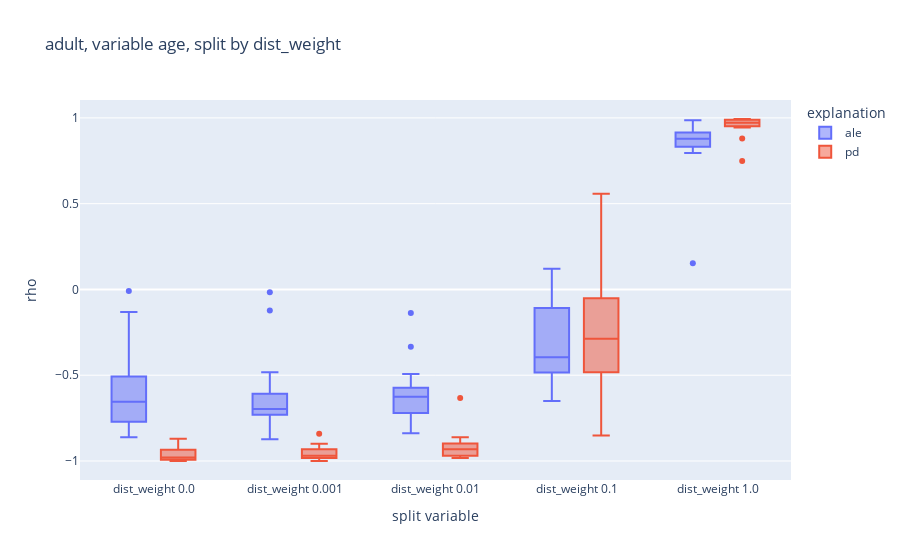
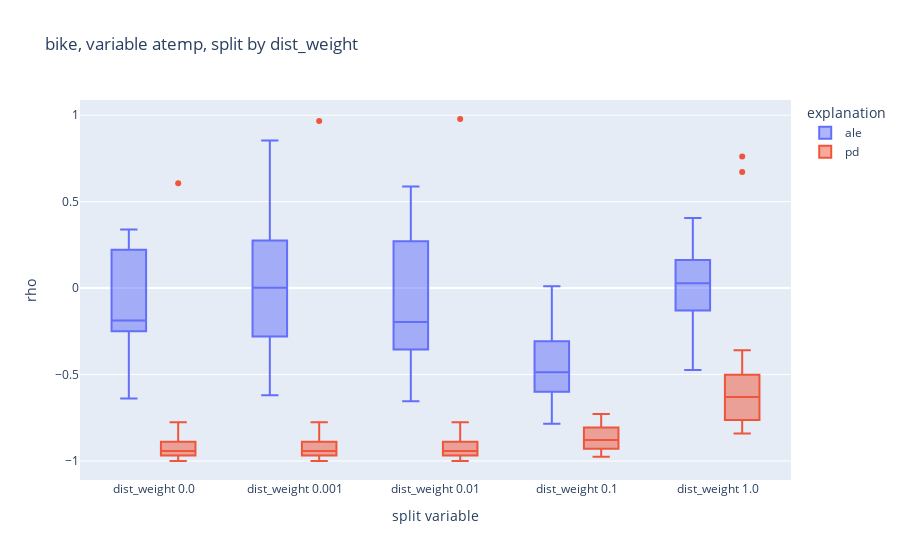
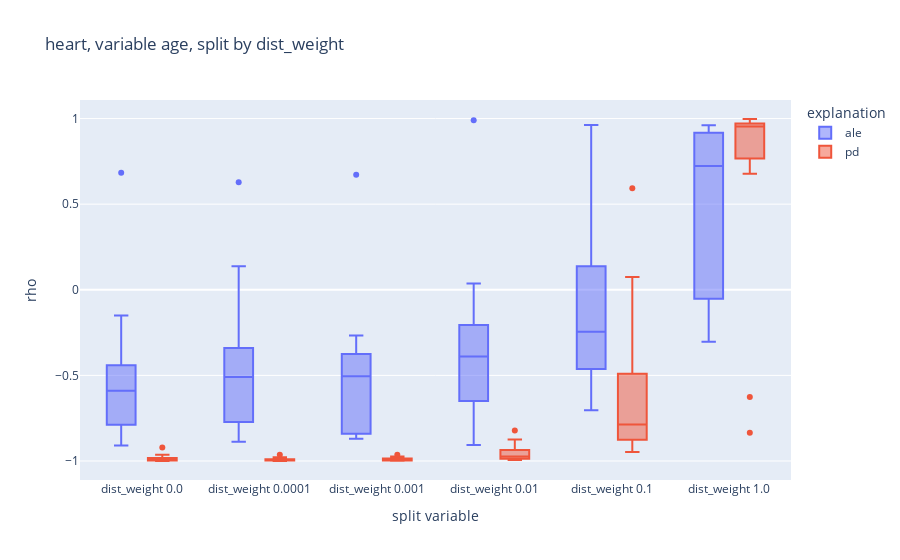
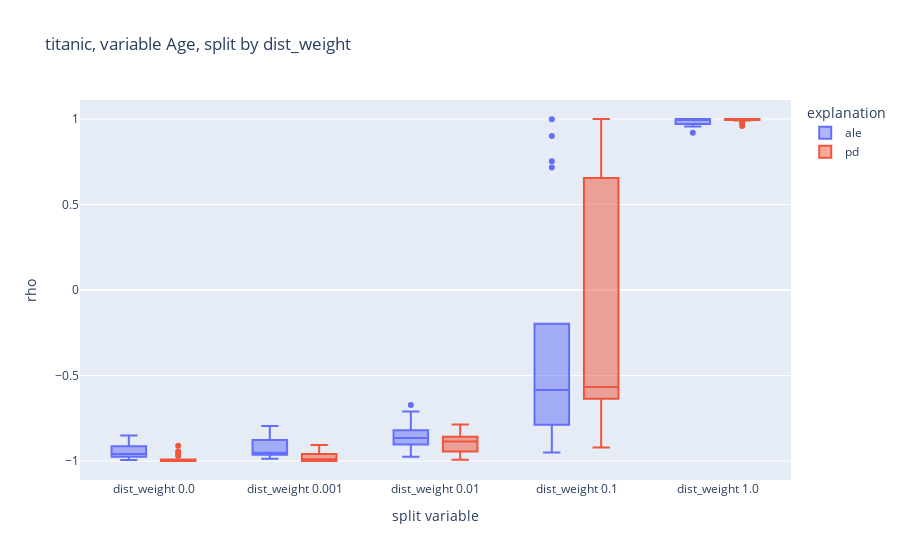

Notebook code for these charts, in order:
### Code cell
boxplots("dist_weight")

### Figure 1 — Plotly figure (JSON) as saved in the notebook; plotly's stock layout.template omitted (floating-point values rounded to 4 significant figures)
{"data": [{"alignmentgroup": "True", "hovertemplate": "explanation=ale<br>split variable=%{x}<br>rho=%{y}<extra></extra>", "legendgroup": "ale", "marker": {"color": "#636efa"}, "name": "ale", "notched": false, "offsetgroup": "ale", "orientation": "v", "quartilemethod": "exclusive", "showlegend": true, "type": "box", "x": ["dist_weight 0.0", "dist_weight 0.0", "dist_weight 0.0", "dist_weight 0.0", "dist_weight 0.0", "dist_weight 0.0", "dist_weight 0.0", "dist_weight 0.0", "dist_weight 0.0", "dist_weight 0.0", "dist_weight 0.0", "dist_weight 0.0", "dist_weight 0.0", "dist_weight 0.0", "dist_weight 0.0", "dist_weight 0.0", "dist_weight 0.0", "dist_weight 0.0", "dist_weight 0.001", "dist_weight 0.001", "dist_weight 0.001", "dist_weight 0.001", "dist_weight 0.001", "dist_weight 0.001", "dist_weight 0.001", "dist_weight 0.001", "dist_weight 0.001", "dist_weight 0.001", "dist_weight 0.001", "dist_weight 0.001", "dist_weight 0.001", "dist_weight 0.001", "dist_weight 0.001", "dist_weight 0.001", "dist_weight 0.001", "dist_weight 0.001", "dist_weight 0.01", "dist_weight 0.01", "dist_weight 0.01", "dist_weight 0.01", "dist_weight 0.01", "dist_weight 0.01", "dist_weight 0.01", "dist_weight 0.01", "dist_weight 0.01", "dist_weight 0.01", "dist_weight 0.01", "dist_weight 0.01", "dist_weight 0.01", "dist_weight 0.01", "dist_weight 0.01", "dist_weight 0.01", "dist_weight 0.01", "dist_weight 0.01", "dist_weight 0.1", "dist_weight 0.1", "dist_weight 0.1", "dist_weight 0.1", "dist_weight 0.1", "dist_weight 0.1", "dist_weight 0.1", "dist_weight 0.1", "dist_weight 0.1", "dist_weight 0.1", "dist_weight 0.1", "dist_weight 0.1", "dist_weight 0.1", "dist_weight 0.1", "dist_weight 0.1", "dist_weight 0.1", "dist_weight 0.1", "dist_weight 0.1", "dist_weight 1.0", "dist_weight 1.0", "dist_weight 1.0", "dist_weight 1.0", "dist_weight 1.0", "dist_weight 1.0", "dist_weight 1.0", "dist_weight 1.0", "dist_weight 1.0", "dist_weight 1.0", "dist_weight 1.0", "dist_weight 1.0", "dist_weight 1.0", "dist_weight 1.0", "dist_weight 1.0", "dist_weight 1.0", "dist_weight 1.0", "dist_weight 1.0"], "x0": " ", "xaxis": "x", "y": [-0.7141, -0.1319, -0.7713, -0.8609, -0.4399, -0.4932, -0.5945, -0.7245, -0.5205, -0.7427, -0.757, -0.5153, -0.8311, -0.7895, -0.009747, -0.5075, -0.5686, -0.7726, -0.7245, -0.1228, -0.7427, -0.7791, -0.64, -0.6192, -0.4828, -0.7297, -0.5634, -0.6933, -0.7115, -0.6959, -0.8726, -0.7297, -0.01624, -0.6972, -0.6075, -0.7206, -0.7544, -0.3346, -0.6621, -0.7245, -0.527, -0.5906, -0.4932, -0.6829, -0.5737, -0.5789, -0.7206, -0.6244, -0.8376, -0.7479, -0.1371, -0.6036, -0.627, -0.6673, 0.07992, -0.3424, -0.6504, -0.3788, -0.4503, -0.4035, -0.4841, -0.423, -0.3476, -0.05263, 0.0006498, -0.3866, -0.488, -0.6036, 0.1202, -0.1085, -0.4217, -0.6374, 0.9116, 0.8532, 0.1527, 0.883, 0.7947, 0.8025, 0.8532, 0.883, 0.8402, 0.9428, 0.9857, 0.8311, 0.9831, 0.8739, 0.9142, 0.9207, 0.9155, 0.8038], "y0": " ", "yaxis": "y"}, {"alignmentgroup": "True", "hovertemplate": "explanation=pd<br>split variable=%{x}<br>rho=%{y}<extra></extra>", "legendgroup": "pd", "marker": {"color": "#EF553B"}, "name": "pd", "notched": false, "offsetgroup": "pd", "orientation": "v", "quartilemethod": "exclusive", "showlegend": true, "type": "box", "x": ["dist_weight 0.0", "dist_weight 0.0", "dist_weight 0.0", "dist_weight 0.0", "dist_weight 0.0", "dist_weight 0.0", "dist_weight 0.0", "dist_weight 0.0", "dist_weight 0.0", "dist_weight 0.0", "dist_weight 0.0", "dist_weight 0.0", "dist_weight 0.0", "dist_weight 0.0", "dist_weight 0.0", "dist_weight 0.0", "dist_weight 0.0", "dist_weight 0.0", "dist_weight 0.001", "dist_weight 0.001", "dist_weight 0.001", "dist_weight 0.001", "dist_weight 0.001", "dist_weight 0.001", "dist_weight 0.001", "dist_weight 0.001", "dist_weight 0.001", "dist_weight 0.001", "dist_weight 0.001", "dist_weight 0.001", "dist_weight 0.001", "dist_weight 0.001", "dist_weight 0.001", "dist_weight 0.001", "dist_weight 0.001", "dist_weight 0.001", "dist_weight 0.01", "dist_weight 0.01", "dist_weight 0.01", "dist_weight 0.01", "dist_weight 0.01", "dist_weight 0.01", "dist_weight 0.01", "dist_weight 0.01", "dist_weight 0.01", "dist_weight 0.01", "dist_weight 0.01", "dist_weight 0.01", "dist_weight 0.01", "dist_weight 0.01", "dist_weight 0.01", "dist_weight 0.01", "dist_weight 0.01", "dist_weight 0.01", "dist_weight 0.1", "dist_weight 0.1", "dist_weight 0.1", "dist_weight 0.1", "dist_weight 0.1", "dist_weight 0.1", "dist_weight 0.1", "dist_weight 0.1", "dist_weight 0.1", "dist_weight 0.1", "dist_weight 0.1", "dist_weight 0.1", "dist_weight 0.1", "dist_weight 0.1", "dist_weight 0.1", "dist_weight 0.1", "dist_weight 0.1", "dist_weight 0.1", "dist_weight 1.0", "dist_weight 1.0", "dist_weight 1.0", "dist_weight 1.0", "dist_weight 1.0", "dist_weight 1.0", "dist_weight 1.0", "dist_weight 1.0", "dist_weight 1.0", "dist_weight 1.0", "dist_weight 1.0", "dist_weight 1.0", "dist_weight 1.0", "dist_weight 1.0", "dist_weight 1.0", "dist_weight 1.0", "dist_weight 1.0", "dist_weight 1.0"], "x0": " ", "xaxis": "x", "y": [-0.8701, -0.9779, -1, -0.9922, -0.9792, -0.9338, -0.9961, -0.9792, -0.9195, -0.9455, -0.9, -0.9506, -0.9948, -0.9818, -0.8974, -0.9805, -0.9922, -0.9805, -0.8416, -0.9675, -1, -0.9922, -0.9766, -0.9312, -0.9935, -0.9701, -0.9182, -0.939, -0.913, -0.9519, -0.9935, -0.9818, -0.9, -0.9636, -0.9805, -0.9714, -0.6325, -0.9156, -0.9818, -0.9805, -0.9519, -0.9065, -0.9831, -0.9545, -0.8948, -0.8974, -0.887, -0.9078, -0.9727, -0.9688, -0.861, -0.9169, -0.9545, -0.9468, 0.5584, -0.3584, -0.8519, -0.5662, -0.4831, -0.2312, -0.6052, -0.05195, -0.2455, 0.4636, 0.3805, -0.4727, -0.2623, -0.3117, -0.2416, 0.1026, -0.3714, -0.4948, 0.9896, 0.8792, 0.7481, 0.9649, 0.9506, 0.9714, 0.9442, 0.9896, 0.9545, 0.987, 0.9935, 0.9896, 0.9922, 0.9896, 0.9481, 0.9831, 0.9727, 0.961], "y0": " ", "yaxis": "y"}], "layout": {"boxmode": "group", "legend": {"title": {"text": "explanation"}, "tracegroupgap": 0}, "title": {"text": "adult, variable age, split by dist_weight"}, "xaxis": {"anchor": "y", "domain": [0, 1], "title": {"text": "split variable"}}, "yaxis": {"anchor": "x", "domain": [0, 1], "title": {"text": "rho"}}}}

### Figure 2 — Plotly figure (JSON) as saved in the notebook; plotly's stock layout.template omitted (floating-point values rounded to 4 significant figures)
{"data": [{"alignmentgroup": "True", "hovertemplate": "explanation=ale<br>split variable=%{x}<br>rho=%{y}<extra></extra>", "legendgroup": "ale", "marker": {"color": "#636efa"}, "name": "ale", "notched": false, "offsetgroup": "ale", "orientation": "v", "quartilemethod": "exclusive", "showlegend": true, "type": "box", "x": ["dist_weight 0.0", "dist_weight 0.0", "dist_weight 0.0", "dist_weight 0.0", "dist_weight 0.0", "dist_weight 0.0", "dist_weight 0.0", "dist_weight 0.0", "dist_weight 0.0", "dist_weight 0.0", "dist_weight 0.0", "dist_weight 0.0", "dist_weight 0.0", "dist_weight 0.0", "dist_weight 0.0", "dist_weight 0.0", "dist_weight 0.0", "dist_weight 0.0", "dist_weight 0.001", "dist_weight 0.001", "dist_weight 0.001", "dist_weight 0.001", "dist_weight 0.001", "dist_weight 0.001", "dist_weight 0.001", "dist_weight 0.001", "dist_weight 0.001", "dist_weight 0.001", "dist_weight 0.001", "dist_weight 0.001", "dist_weight 0.001", "dist_weight 0.001", "dist_weight 0.001", "dist_weight 0.001", "dist_weight 0.001", "dist_weight 0.001", "dist_weight 0.01", "dist_weight 0.01", "dist_weight 0.01", "dist_weight 0.01", "dist_weight 0.01", "dist_weight 0.01", "dist_weight 0.01", "dist_weight 0.01", "dist_weight 0.01", "dist_weight 0.01", "dist_weight 0.01", "dist_weight 0.01", "dist_weight 0.01", "dist_weight 0.01", "dist_weight 0.01", "dist_weight 0.01", "dist_weight 0.01", "dist_weight 0.01", "dist_weight 0.1", "dist_weight 0.1", "dist_weight 0.1", "dist_weight 0.1", "dist_weight 0.1", "dist_weight 0.1", "dist_weight 0.1", "dist_weight 0.1", "dist_weight 0.1", "dist_weight 0.1", "dist_weight 0.1", "dist_weight 0.1", "dist_weight 0.1", "dist_weight 0.1", "dist_weight 0.1", "dist_weight 0.1", "dist_weight 0.1", "dist_weight 0.1", "dist_weight 1.0", "dist_weight 1.0", "dist_weight 1.0", "dist_weight 1.0", "dist_weight 1.0", "dist_weight 1.0", "dist_weight 1.0", "dist_weight 1.0", "dist_weight 1.0", "dist_weight 1.0", "dist_weight 1.0", "dist_weight 1.0", "dist_weight 1.0", "dist_weight 1.0", "dist_weight 1.0", "dist_weight 1.0", "dist_weight 1.0", "dist_weight 1.0"], "x0": " ", "xaxis": "x", "y": [-0.1987, -0.2502, 0.3385, -0.6385, -0.1886, 0.1717, -0.6214, -0.1854, 0.2688, -0.566, 0.04628, 0.2224, -0.2978, 0.2724, 0.136, 0.325, -0.2432, -0.2008, -0.1878, -0.1306, 0.3385, -0.4278, 0.08772, 0.1709, -0.6192, -0.1126, 0.5647, -0.5348, -0.3593, 0.527, -0.2801, 0.2749, 0.1391, 0.8541, -0.01625, 0.02144, -0.1878, -0.1293, 0.3229, -0.2203, -0.3021, 0.4971, -0.6543, -0.1098, 0.271, -0.6023, -0.3593, -0.06823, -0.4204, 0.2749, -0.2749, 0.588, -0.2034, -0.3554, -0.5984, -0.553, -0.09162, -0.7843, -0.5062, 0.01105, -0.7154, -0.527, -0.08252, -0.6023, -0.3073, -0.1761, -0.384, -0.5997, -0.4087, -0.6491, -0.4685, -0.4022, -0.102, -0.1293, 0.06043, 0.1176, 0.1618, 0.1592, -0.4737, -0.04353, 0.03574, -0.4503, -0.01624, 0.2216, 0.3996, 0.167, -0.4243, 0.4048, -0.2554, 0.02144], "y0": " ", "yaxis": "y"}, {"alignmentgroup": "True", "hovertemplate": "explanation=pd<br>split variable=%{x}<br>rho=%{y}<extra></extra>", "legendgroup": "pd", "marker": {"color": "#EF553B"}, "name": "pd", "notched": false, "offsetgroup": "pd", "orientation": "v", "quartilemethod": "exclusive", "showlegend": true, "type": "box", "x": ["dist_weight 0.0", "dist_weight 0.0", "dist_weight 0.0", "dist_weight 0.0", "dist_weight 0.0", "dist_weight 0.0", "dist_weight 0.0", "dist_weight 0.0", "dist_weight 0.0", "dist_weight 0.0", "dist_weight 0.0", "dist_weight 0.0", "dist_weight 0.0", "dist_weight 0.0", "dist_weight 0.0", "dist_weight 0.0", "dist_weight 0.0", "dist_weight 0.0", "dist_weight 0.001", "dist_weight 0.001", "dist_weight 0.001", "dist_weight 0.001", "dist_weight 0.001", "dist_weight 0.001", "dist_weight 0.001", "dist_weight 0.001", "dist_weight 0.001", "dist_weight 0.001", "dist_weight 0.001", "dist_weight 0.001", "dist_weight 0.001", "dist_weight 0.001", "dist_weight 0.001", "dist_weight 0.001", "dist_weight 0.001", "dist_weight 0.001", "dist_weight 0.01", "dist_weight 0.01", "dist_weight 0.01", "dist_weight 0.01", "dist_weight 0.01", "dist_weight 0.01", "dist_weight 0.01", "dist_weight 0.01", "dist_weight 0.01", "dist_weight 0.01", "dist_weight 0.01", "dist_weight 0.01", "dist_weight 0.01", "dist_weight 0.01", "dist_weight 0.01", "dist_weight 0.01", "dist_weight 0.01", "dist_weight 0.01", "dist_weight 0.1", "dist_weight 0.1", "dist_weight 0.1", "dist_weight 0.1", "dist_weight 0.1", "dist_weight 0.1", "dist_weight 0.1", "dist_weight 0.1", "dist_weight 0.1", "dist_weight 0.1", "dist_weight 0.1", "dist_weight 0.1", "dist_weight 0.1", "dist_weight 0.1", "dist_weight 0.1", "dist_weight 0.1", "dist_weight 0.1", "dist_weight 0.1", "dist_weight 1.0", "dist_weight 1.0", "dist_weight 1.0", "dist_weight 1.0", "dist_weight 1.0", "dist_weight 1.0", "dist_weight 1.0", "dist_weight 1.0", "dist_weight 1.0", "dist_weight 1.0", "dist_weight 1.0", "dist_weight 1.0", "dist_weight 1.0", "dist_weight 1.0", "dist_weight 1.0", "dist_weight 1.0", "dist_weight 1.0", "dist_weight 1.0"], "x0": " ", "xaxis": "x", "y": [-0.9416, -0.9779, -0.9506, -1, -0.9182, -0.7909, -0.9987, -0.9688, -0.9195, -0.9558, -0.9273, -0.8506, -0.7753, -0.9688, -0.9753, 0.6068, -0.8883, -0.9442, -0.9416, -0.9779, -0.9506, -1, -0.9182, -0.7896, -0.9987, -0.9688, -0.9195, -0.9558, -0.9273, -0.8506, -0.7753, -0.9688, -0.9753, 0.9659, -0.8883, -0.9442, -0.9416, -0.9779, -0.9506, -1, -0.9182, -0.7896, -0.9987, -0.9688, -0.9156, -0.9558, -0.9273, -0.8506, -0.7753, -0.9675, -0.974, 0.9779, -0.8883, -0.9442, -0.9247, -0.9494, -0.9039, -0.9571, -0.8065, -0.8558, -0.9753, -0.9039, -0.8597, -0.9468, -0.8545, -0.8065, -0.7584, -0.7442, -0.8961, -0.7286, -0.8065, -0.9299, -0.7377, -0.8104, -0.7234, 0.6714, -0.5623, -0.5013, -0.8403, -0.6831, -0.6584, -0.8, -0.6013, -0.5857, -0.4818, -0.3597, -0.7623, 0.761, -0.539, -0.8403], "y0": " ", "yaxis": "y"}], "layout": {"boxmode": "group", "legend": {"title": {"text": "explanation"}, "tracegroupgap": 0}, "title": {"text": "bike, variable atemp, split by dist_weight"}, "xaxis": {"anchor": "y", "domain": [0, 1], "title": {"text": "split variable"}}, "yaxis": {"anchor": "x", "domain": [0, 1], "title": {"text": "rho"}}}}

### Figure 3 — Plotly figure (JSON) as saved in the notebook; plotly's stock layout.template omitted (floating-point values rounded to 4 significant figures)
{"data": [{"alignmentgroup": "True", "hovertemplate": "explanation=ale<br>split variable=%{x}<br>rho=%{y}<extra></extra>", "legendgroup": "ale", "marker": {"color": "#636efa"}, "name": "ale", "notched": false, "offsetgroup": "ale", "orientation": "v", "quartilemethod": "exclusive", "showlegend": true, "type": "box", "x": ["dist_weight 0.0", "dist_weight 0.0", "dist_weight 0.0", "dist_weight 0.0", "dist_weight 0.0", "dist_weight 0.0", "dist_weight 0.0", "dist_weight 0.0", "dist_weight 0.0", "dist_weight 0.0", "dist_weight 0.0", "dist_weight 0.0", "dist_weight 0.0", "dist_weight 0.0", "dist_weight 0.0", "dist_weight 0.0", "dist_weight 0.0", "dist_weight 0.0", "dist_weight 0.0001", "dist_weight 0.0001", "dist_weight 0.0001", "dist_weight 0.0001", "dist_weight 0.0001", "dist_weight 0.0001", "dist_weight 0.0001", "dist_weight 0.0001", "dist_weight 0.0001", "dist_weight 0.0001", "dist_weight 0.0001", "dist_weight 0.0001", "dist_weight 0.0001", "dist_weight 0.0001", "dist_weight 0.0001", "dist_weight 0.0001", "dist_weight 0.0001", "dist_weight 0.0001", "dist_weight 0.001", "dist_weight 0.001", "dist_weight 0.001", "dist_weight 0.001", "dist_weight 0.001", "dist_weight 0.001", "dist_weight 0.001", "dist_weight 0.001", "dist_weight 0.001", "dist_weight 0.001", "dist_weight 0.001", "dist_weight 0.001", "dist_weight 0.001", "dist_weight 0.001", "dist_weight 0.001", "dist_weight 0.001", "dist_weight 0.001", "dist_weight 0.001", "dist_weight 0.01", "dist_weight 0.01", "dist_weight 0.01", "dist_weight 0.01", "dist_weight 0.01", "dist_weight 0.01", "dist_weight 0.01", "dist_weight 0.01", "dist_weight 0.01", "dist_weight 0.01", "dist_weight 0.01", "dist_weight 0.01", "dist_weight 0.01", "dist_weight 0.01", "dist_weight 0.01", "dist_weight 0.01", "dist_weight 0.01", "dist_weight 0.01", "dist_weight 0.1", "dist_weight 0.1", "dist_weight 0.1", "dist_weight 0.1", "dist_weight 0.1", "dist_weight 0.1", "dist_weight 0.1", "dist_weight 0.1", "dist_weight 0.1", "dist_weight 0.1", "dist_weight 0.1", "dist_weight 0.1", "dist_weight 0.1", "dist_weight 0.1", "dist_weight 0.1", "dist_weight 0.1", "dist_weight 0.1", "dist_weight 0.1", "dist_weight 1.0", "dist_weight 1.0", "dist_weight 1.0", "dist_weight 1.0", "dist_weight 1.0", "dist_weight 1.0", "dist_weight 1.0", "dist_weight 1.0", "dist_weight 1.0", "dist_weight 1.0", "dist_weight 1.0", "dist_weight 1.0", "dist_weight 1.0", "dist_weight 1.0", "dist_weight 1.0", "dist_weight 1.0", "dist_weight 1.0", "dist_weight 1.0"], "x0": " ", "xaxis": "x", "y": [-0.5249, -0.645, -0.909, -0.8557, -0.7763, -0.3368, -0.4408, -0.7984, -0.5345, -0.788, -0.6684, -0.4564, -0.9025, 0.684, -0.502, -0.645, -0.1508, -0.4, -0.515, -0.1938, -0.8583, -0.7659, -0.7724, -0.3407, -0.5033, -0.801, -0.5254, -0.7919, -0.3719, -0.459, -0.8869, 0.6281, -0.2172, -0.6385, 0.1378, -0.4403, -0.7802, -0.87, -0.8414, -0.4122, -0.8674, -0.3576, -0.3927, -0.8661, -0.5267, -0.7971, -0.3771, -0.4837, -0.8466, 0.6723, -0.2666, -0.6255, -0.3173, -0.3745, -0.4343, -0.3043, -0.8908, -0.8427, -0.394, -0.03511, -0.3758, -0.9064, 0.03641, -0.7893, -0.5813, -0.3823, -0.6489, 0.9896, -0.3849, -0.5813, -0.1886, -0.2055, -0.4551, 0.3212, -0.5852, 0.7074, -0.4629, -0.199, 0.05722, -0.6359, 0.316, -0.7035, -0.007802, -0.4629, -0.6437, 0.9623, -0.1651, -0.3849, 0.1378, -0.2913, -0.1938, 0.5787, 0.9129, 0.9168, 0.9233, 0.6827, 0.8739, 0.9389, -0.05202, 0.3719, 0.762, -0.303, 0.7724, 0.9415, -0.1014, 0.961, 0.5189, -0.277], "y0": " ", "yaxis": "y"}, {"alignmentgroup": "True", "hovertemplate": "explanation=pd<br>split variable=%{x}<br>rho=%{y}<extra></extra>", "legendgroup": "pd", "marker": {"color": "#EF553B"}, "name": "pd", "notched": false, "offsetgroup": "pd", "orientation": "v", "quartilemethod": "exclusive", "showlegend": true, "type": "box", "x": ["dist_weight 0.0", "dist_weight 0.0", "dist_weight 0.0", "dist_weight 0.0", "dist_weight 0.0", "dist_weight 0.0", "dist_weight 0.0", "dist_weight 0.0", "dist_weight 0.0", "dist_weight 0.0", "dist_weight 0.0", "dist_weight 0.0", "dist_weight 0.0", "dist_weight 0.0", "dist_weight 0.0", "dist_weight 0.0", "dist_weight 0.0", "dist_weight 0.0", "dist_weight 0.0001", "dist_weight 0.0001", "dist_weight 0.0001", "dist_weight 0.0001", "dist_weight 0.0001", "dist_weight 0.0001", "dist_weight 0.0001", "dist_weight 0.0001", "dist_weight 0.0001", "dist_weight 0.0001", "dist_weight 0.0001", "dist_weight 0.0001", "dist_weight 0.0001", "dist_weight 0.0001", "dist_weight 0.0001", "dist_weight 0.0001", "dist_weight 0.0001", "dist_weight 0.0001", "dist_weight 0.001", "dist_weight 0.001", "dist_weight 0.001", "dist_weight 0.001", "dist_weight 0.001", "dist_weight 0.001", "dist_weight 0.001", "dist_weight 0.001", "dist_weight 0.001", "dist_weight 0.001", "dist_weight 0.001", "dist_weight 0.001", "dist_weight 0.001", "dist_weight 0.001", "dist_weight 0.001", "dist_weight 0.001", "dist_weight 0.001", "dist_weight 0.001", "dist_weight 0.01", "dist_weight 0.01", "dist_weight 0.01", "dist_weight 0.01", "dist_weight 0.01", "dist_weight 0.01", "dist_weight 0.01", "dist_weight 0.01", "dist_weight 0.01", "dist_weight 0.01", "dist_weight 0.01", "dist_weight 0.01", "dist_weight 0.01", "dist_weight 0.01", "dist_weight 0.01", "dist_weight 0.01", "dist_weight 0.01", "dist_weight 0.01", "dist_weight 0.1", "dist_weight 0.1", "dist_weight 0.1", "dist_weight 0.1", "dist_weight 0.1", "dist_weight 0.1", "dist_weight 0.1", "dist_weight 0.1", "dist_weight 0.1", "dist_weight 0.1", "dist_weight 0.1", "dist_weight 0.1", "dist_weight 0.1", "dist_weight 0.1", "dist_weight 0.1", "dist_weight 0.1", "dist_weight 0.1", "dist_weight 0.1", "dist_weight 1.0", "dist_weight 1.0", "dist_weight 1.0", "dist_weight 1.0", "dist_weight 1.0", "dist_weight 1.0", "dist_weight 1.0", "dist_weight 1.0", "dist_weight 1.0", "dist_weight 1.0", "dist_weight 1.0", "dist_weight 1.0", "dist_weight 1.0", "dist_weight 1.0", "dist_weight 1.0", "dist_weight 1.0", "dist_weight 1.0", "dist_weight 1.0"], "x0": " ", "xaxis": "x", "y": [-0.9948, -0.9948, -0.9974, -0.9922, -0.9753, -0.9935, -0.9636, -0.9974, -0.9818, -0.9961, -0.9974, -1, -0.9208, -0.9857, -0.9961, -0.9974, -0.9753, -0.9974, -0.9987, -0.9961, -0.9974, -0.9909, -0.9779, -0.9987, -0.9636, -0.9987, -0.9896, -0.9961, -0.9974, -1, -0.9935, -0.9805, -0.9922, -0.9974, -0.9857, -0.9974, -0.9974, -0.9974, -0.9974, -0.9857, -0.9844, -0.9987, -0.9636, -0.9948, -0.9883, -0.9961, -0.9922, -0.9883, -0.9883, -0.974, -0.9961, -0.9987, -0.9857, -0.9974, -0.9844, -0.9766, -0.9429, -0.9104, -0.9883, -0.9844, -0.9636, -0.9714, -0.9805, -0.9922, -0.9701, -0.987, -0.9247, -0.9351, -0.9909, -0.8221, -0.874, -0.9948, -0.8208, -0.8273, -0.2818, -0.4909, 0.5935, -0.6844, -0.8753, 0.07403, -0.8727, -0.9013, -0.5364, -0.9273, -0.8182, -0.7545, -0.8857, -0.4182, -0.5429, -0.9481, 0.8818, 0.9662, 0.9714, 0.9623, 0.9662, 0.8636, 0.9779, 0.9974, 0.8831, 0.9974, 0.9623, -0.626, 0.9442, -0.8351, 0.6779, 0.9805, 0.7104, 0.7662], "y0": " ", "yaxis": "y"}], "layout": {"boxmode": "group", "legend": {"title": {"text": "explanation"}, "tracegroupgap": 0}, "title": {"text": "heart, variable age, split by dist_weight"}, "xaxis": {"anchor": "y", "domain": [0, 1], "title": {"text": "split variable"}}, "yaxis": {"anchor": "x", "domain": [0, 1], "title": {"text": "rho"}}}}

### Figure 4 — Plotly figure (JSON) as saved in the notebook; plotly's stock layout.template omitted (floating-point values rounded to 4 significant figures)
{"data": [{"alignmentgroup": "True", "hovertemplate": "explanation=ale<br>split variable=%{x}<br>rho=%{y}<extra></extra>", "legendgroup": "ale", "marker": {"color": "#636efa"}, "name": "ale", "notched": false, "offsetgroup": "ale", "orientation": "v", "quartilemethod": "exclusive", "showlegend": true, "type": "box", "x": ["dist_weight 0.0", "dist_weight 0.0", "dist_weight 0.0", "dist_weight 0.0", "dist_weight 0.0", "dist_weight 0.0", "dist_weight 0.0", "dist_weight 0.0", "dist_weight 0.0", "dist_weight 0.0", "dist_weight 0.0", "dist_weight 0.0", "dist_weight 0.0", "dist_weight 0.0", "dist_weight 0.0", "dist_weight 0.0", "dist_weight 0.0", "dist_weight 0.0", "dist_weight 0.001", "dist_weight 0.001", "dist_weight 0.001", "dist_weight 0.001", "dist_weight 0.001", "dist_weight 0.001", "dist_weight 0.001", "dist_weight 0.001", "dist_weight 0.001", "dist_weight 0.001", "dist_weight 0.001", "dist_weight 0.001", "dist_weight 0.001", "dist_weight 0.001", "dist_weight 0.001", "dist_weight 0.001", "dist_weight 0.001", "dist_weight 0.001", "dist_weight 0.01", "dist_weight 0.01", "dist_weight 0.01", "dist_weight 0.01", "dist_weight 0.01", "dist_weight 0.01", "dist_weight 0.01", "dist_weight 0.01", "dist_weight 0.01", "dist_weight 0.01", "dist_weight 0.01", "dist_weight 0.01", "dist_weight 0.01", "dist_weight 0.01", "dist_weight 0.01", "dist_weight 0.01", "dist_weight 0.01", "dist_weight 0.01", "dist_weight 0.1", "dist_weight 0.1", "dist_weight 0.1", "dist_weight 0.1", "dist_weight 0.1", "dist_weight 0.1", "dist_weight 0.1", "dist_weight 0.1", "dist_weight 0.1", "dist_weight 0.1", "dist_weight 0.1", "dist_weight 0.1", "dist_weight 0.1", "dist_weight 0.1", "dist_weight 0.1", "dist_weight 0.1", "dist_weight 0.1", "dist_weight 0.1", "dist_weight 1.0", "dist_weight 1.0", "dist_weight 1.0", "dist_weight 1.0", "dist_weight 1.0", "dist_weight 1.0", "dist_weight 1.0", "dist_weight 1.0", "dist_weight 1.0", "dist_weight 1.0", "dist_weight 1.0", "dist_weight 1.0", "dist_weight 1.0", "dist_weight 1.0", "dist_weight 1.0", "dist_weight 1.0", "dist_weight 1.0", "dist_weight 1.0", "dist_weight 1.0", "dist_weight 1.0", "dist_weight 1.0", "dist_weight 1.0"], "x0": " ", "xaxis": "x", "y": [-0.9597, -0.9467, -0.9597, -0.987, -0.9597, -0.8674, -0.9493, -0.9311, -0.8506, -0.9938, -0.9766, -0.8726, -0.9818, -0.9753, -0.9051, -0.9753, -0.9142, -0.9688, -0.9545, -0.9636, -0.9597, -0.9623, -0.9597, -0.8778, -0.9493, -0.8661, -0.9363, -0.987, -0.9753, -0.8168, -0.9753, -0.9753, -0.9051, -0.9116, -0.7947, -0.8765, -0.7102, -0.9038, -0.8739, -0.8791, -0.8389, -0.7908, -0.9493, -0.8596, -0.8207, -0.922, -0.9363, -0.8116, -0.8713, -0.9753, -0.8986, -0.6725, -0.8233, -0.8402, 0.8999, -0.4633, -0.7583, -0.1969, -0.5166, -0.5932, -0.5763, -0.9376, -0.7024, 0.7167, -0.5945, -0.8583, 0.9987, -0.9506, -0.7882, 0.7531, -0.5023, -0.8415, 1, 1, 0.9636, 0.9883, 0.9948, 0.9961, 0.9558, 0.9766, 0.9896, 0.9649, 0.9961, 1, 1, 0.9194, 1, 1, 0.9935, 0.9753, 1, 1, 0.9714, 0.9558], "y0": " ", "yaxis": "y"}, {"alignmentgroup": "True", "hovertemplate": "explanation=pd<br>split variable=%{x}<br>rho=%{y}<extra></extra>", "legendgroup": "pd", "marker": {"color": "#EF553B"}, "name": "pd", "notched": false, "offsetgroup": "pd", "orientation": "v", "quartilemethod": "exclusive", "showlegend": true, "type": "box", "x": ["dist_weight 0.0", "dist_weight 0.0", "dist_weight 0.0", "dist_weight 0.0", "dist_weight 0.0", "dist_weight 0.0", "dist_weight 0.0", "dist_weight 0.0", "dist_weight 0.0", "dist_weight 0.0", "dist_weight 0.0", "dist_weight 0.0", "dist_weight 0.0", "dist_weight 0.0", "dist_weight 0.0", "dist_weight 0.0", "dist_weight 0.0", "dist_weight 0.0", "dist_weight 0.001", "dist_weight 0.001", "dist_weight 0.001", "dist_weight 0.001", "dist_weight 0.001", "dist_weight 0.001", "dist_weight 0.001", "dist_weight 0.001", "dist_weight 0.001", "dist_weight 0.001", "dist_weight 0.001", "dist_weight 0.001", "dist_weight 0.001", "dist_weight 0.001", "dist_weight 0.001", "dist_weight 0.001", "dist_weight 0.001", "dist_weight 0.001", "dist_weight 0.01", "dist_weight 0.01", "dist_weight 0.01", "dist_weight 0.01", "dist_weight 0.01", "dist_weight 0.01", "dist_weight 0.01", "dist_weight 0.01", "dist_weight 0.01", "dist_weight 0.01", "dist_weight 0.01", "dist_weight 0.01", "dist_weight 0.01", "dist_weight 0.01", "dist_weight 0.01", "dist_weight 0.01", "dist_weight 0.01", "dist_weight 0.01", "dist_weight 0.1", "dist_weight 0.1", "dist_weight 0.1", "dist_weight 0.1", "dist_weight 0.1", "dist_weight 0.1", "dist_weight 0.1", "dist_weight 0.1", "dist_weight 0.1", "dist_weight 0.1", "dist_weight 0.1", "dist_weight 0.1", "dist_weight 0.1", "dist_weight 0.1", "dist_weight 0.1", "dist_weight 0.1", "dist_weight 0.1", "dist_weight 0.1", "dist_weight 1.0", "dist_weight 1.0", "dist_weight 1.0", "dist_weight 1.0", "dist_weight 1.0", "dist_weight 1.0", "dist_weight 1.0", "dist_weight 1.0", "dist_weight 1.0", "dist_weight 1.0", "dist_weight 1.0", "dist_weight 1.0", "dist_weight 1.0", "dist_weight 1.0", "dist_weight 1.0", "dist_weight 1.0", "dist_weight 1.0", "dist_weight 1.0", "dist_weight 1.0", "dist_weight 1.0", "dist_weight 1.0", "dist_weight 1.0"], "x0": " ", "xaxis": "x", "y": [-1, -0.9584, -0.9948, -1, -1, -0.9688, -1, -0.9961, -0.9909, -1, -1, -0.9442, -1, -1, -0.9909, -0.9987, -0.9909, -0.9104, -1, -0.9584, -0.9805, -1, -1, -0.9273, -1, -0.9779, -0.9831, -1, -1, -0.926, -1, -1, -0.9961, -0.9727, -0.9351, -0.9065, -0.8532, -0.9442, -0.8714, -0.9143, -0.8597, -0.7961, -0.9818, -0.887, -0.8844, -0.939, -0.9922, -0.9909, -0.787, -0.9364, -0.987, -0.8623, -0.8481, -0.8584, 0.9377, -0.6351, -0.6364, -0.06753, -0.3519, -0.6013, 0.6545, -0.5623, -0.6221, 0.8351, -0.5714, -0.9208, 1, -0.7584, -0.9065, 0.826, -0.3844, -0.7701, 1, 1, 0.9597, 0.9974, 1, 1, 0.9948, 1, 1, 0.9909, 1, 1, 1, 0.9948, 1, 1, 1, 0.9844, 1, 1, 0.9909, 0.9779], "y0": " ", "yaxis": "y"}], "layout": {"boxmode": "group", "legend": {"title": {"text": "explanation"}, "tracegroupgap": 0}, "title": {"text": "titanic, variable Age, split by dist_weight"}, "xaxis": {"anchor": "y", "domain": [0, 1], "title": {"text": "split variable"}}, "yaxis": {"anchor": "x", "domain": [0, 1], "title": {"text": "rho"}}}}
